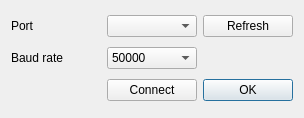
<?xml version="1.0" encoding="UTF-8"?>
<ui version="4.0">
 <class>Dialog</class>
 <widget class="QDialog" name="Dialog">
  <property name="geometry">
   <rect>
    <x>0</x>
    <y>0</y>
    <width>304</width>
    <height>118</height>
   </rect>
  </property>
  <property name="windowTitle">
   <string>Dialog</string>
  </property>
  <layout class="QGridLayout" name="gridLayout">
   <item row="0" column="1">
    <widget class="QComboBox" name="com_select"/>
   </item>
   <item row="0" column="0">
    <widget class="QLabel" name="label">
     <property name="text">
      <string>Port</string>
     </property>
    </widget>
   </item>
   <item row="1" column="0">
    <widget class="QLabel" name="label_2">
     <property name="text">
      <string>Baud rate</string>
     </property>
    </widget>
   </item>
   <item row="1" column="1">
    <widget class="QComboBox" name="baud_select">
     <item>
      <property name="text">
       <string>50000</string>
      </property>
     </item>
     <item>
      <property name="text">
       <string>100000</string>
      </property>
     </item>
     <item>
      <property name="text">
       <string>200000</string>
      </property>
     </item>
     <item>
      <property name="text">
       <string>250000</string>
      </property>
     </item>
     <item>
      <property name="text">
       <string>300000</string>
      </property>
     </item>
     <item>
      <property name="text">
       <string>500000</string>
      </property>
     </item>
     <item>
      <property name="text">
       <string>750000</string>
      </property>
     </item>
     <item>
      <property name="text">
       <string>1000000</string>
      </property>
     </item>
     <item>
      <property name="text">
       <string>9600</string>
      </property>
     </item>
     <item>
      <property name="text">
       <string>19200</string>
      </property>
     </item>
     <item>
      <property name="text">
       <string>38400</string>
      </property>
     </item>
     <item>
      <property name="text">
       <string>57600</string>
      </property>
     </item>
     <item>
      <property name="text">
       <string>115200</string>
      </property>
     </item>
     <item>
      <property name="text">
       <string>230400</string>
      </property>
     </item>
     <item>
      <property name="text">
       <string>460800</string>
      </property>
     </item>
     <item>
      <property name="text">
       <string>576000</string>
      </property>
     </item>
     <item>
      <property name="text">
       <string>921600</string>
      </property>
     </item>
    </widget>
   </item>
   <item row="2" column="2">
    <widget class="QPushButton" name="btn_ok">
     <property name="text">
      <string>OK</string>
     </property>
    </widget>
   </item>
   <item row="2" column="1">
    <widget class="QPushButton" name="btn_connect">
     <property name="text">
      <string>Connect</string>
     </property>
    </widget>
   </item>
   <item row="0" column="2">
    <widget class="QPushButton" name="btn_com_refresh">
     <property name="text">
      <string>Refresh</string>
     </property>
    </widget>
   </item>
  </layout>
 </widget>
 <resources/>
 <connections/>
</ui>
